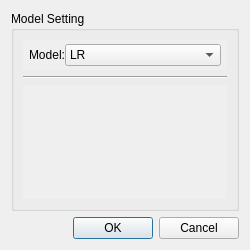
<?xml version="1.0" encoding="UTF-8"?>
<ui version="4.0">
 <class>Dialog</class>
 <widget class="QDialog" name="Dialog">
  <property name="geometry">
   <rect>
    <x>0</x>
    <y>0</y>
    <width>250</width>
    <height>250</height>
   </rect>
  </property>
  <property name="minimumSize">
   <size>
    <width>250</width>
    <height>250</height>
   </size>
  </property>
  <property name="maximumSize">
   <size>
    <width>250</width>
    <height>250</height>
   </size>
  </property>
  <property name="windowTitle">
   <string>Select Model</string>
  </property>
  <property name="windowIcon">
   <iconset resource="background.qrc">
    <normaloff>:/imgs/imgs/setting.png</normaloff>:/imgs/imgs/setting.png</iconset>
  </property>
  <layout class="QVBoxLayout" name="verticalLayout">
   <item>
    <widget class="QWidget" name="widget_2" native="true">
     <layout class="QHBoxLayout" name="horizontalLayout">
      <property name="leftMargin">
       <number>0</number>
      </property>
      <property name="topMargin">
       <number>0</number>
      </property>
      <property name="rightMargin">
       <number>0</number>
      </property>
      <property name="bottomMargin">
       <number>0</number>
      </property>
      <item>
       <widget class="QGroupBox" name="groupBox_Model_Setting">
        <property name="title">
         <string>Model Setting</string>
        </property>
        <layout class="QVBoxLayout" name="verticalLayout_18">
         <item alignment="Qt::AlignBottom">
          <widget class="QWidget" name="widget_Select_Model" native="true">
           <property name="maximumSize">
            <size>
             <width>16777215</width>
             <height>50</height>
            </size>
           </property>
           <property name="autoFillBackground">
            <bool>true</bool>
           </property>
           <layout class="QFormLayout" name="formLayout_4">
            <property name="horizontalSpacing">
             <number>0</number>
            </property>
            <property name="verticalSpacing">
             <number>0</number>
            </property>
            <property name="leftMargin">
             <number>6</number>
            </property>
            <property name="topMargin">
             <number>4</number>
            </property>
            <property name="rightMargin">
             <number>6</number>
            </property>
            <property name="bottomMargin">
             <number>4</number>
            </property>
            <item row="0" column="1">
             <widget class="QComboBox" name="comboBox_Select_Model">
              <item>
               <property name="text">
                <string>LR</string>
               </property>
              </item>
              <item>
               <property name="text">
                <string>DT</string>
               </property>
              </item>
              <item>
               <property name="text">
                <string>SVM</string>
               </property>
              </item>
              <item>
               <property name="text">
                <string>RF</string>
               </property>
              </item>
              <item>
               <property name="text">
                <string>LightGBM</string>
               </property>
              </item>
              <item>
               <property name="text">
                <string>GBDT</string>
               </property>
              </item>
              <item>
               <property name="text">
                <string>XGboost</string>
               </property>
              </item>
              <item>
               <property name="text">
                <string>CNN</string>
               </property>
              </item>
              <item>
               <property name="text">
                <string>LSTM</string>
               </property>
              </item>
             </widget>
            </item>
            <item row="0" column="0">
             <widget class="QLabel" name="label_Select_Model">
              <property name="autoFillBackground">
               <bool>false</bool>
              </property>
              <property name="text">
               <string>Model:</string>
              </property>
             </widget>
            </item>
           </layout>
          </widget>
         </item>
         <item>
          <widget class="Line" name="line_9">
           <property name="orientation">
            <enum>Qt::Horizontal</enum>
           </property>
          </widget>
         </item>
         <item>
          <widget class="QScrollArea" name="scrollArea_Model_Params">
           <property name="frameShape">
            <enum>QFrame::NoFrame</enum>
           </property>
           <property name="widgetResizable">
            <bool>true</bool>
           </property>
           <widget class="QWidget" name="scrollAreaWidgetContents_Model_Params">
            <property name="geometry">
             <rect>
              <x>0</x>
              <y>0</y>
              <width>224</width>
              <height>156</height>
             </rect>
            </property>
            <layout class="QFormLayout" name="formLayout_5">
             <property name="topMargin">
              <number>0</number>
             </property>
            </layout>
           </widget>
          </widget>
         </item>
        </layout>
       </widget>
      </item>
     </layout>
    </widget>
   </item>
   <item>
    <widget class="QDialogButtonBox" name="buttonBox">
     <property name="orientation">
      <enum>Qt::Horizontal</enum>
     </property>
     <property name="standardButtons">
      <set>QDialogButtonBox::Cancel|QDialogButtonBox::Ok</set>
     </property>
    </widget>
   </item>
  </layout>
 </widget>
 <resources>
  <include location="background.qrc"/>
 </resources>
 <connections>
  <connection>
   <sender>buttonBox</sender>
   <signal>accepted()</signal>
   <receiver>Dialog</receiver>
   <slot>accept()</slot>
   <hints>
    <hint type="sourcelabel">
     <x>248</x>
     <y>254</y>
    </hint>
    <hint type="destinationlabel">
     <x>157</x>
     <y>274</y>
    </hint>
   </hints>
  </connection>
  <connection>
   <sender>buttonBox</sender>
   <signal>rejected()</signal>
   <receiver>Dialog</receiver>
   <slot>reject()</slot>
   <hints>
    <hint type="sourcelabel">
     <x>316</x>
     <y>260</y>
    </hint>
    <hint type="destinationlabel">
     <x>286</x>
     <y>274</y>
    </hint>
   </hints>
  </connection>
 </connections>
</ui>
